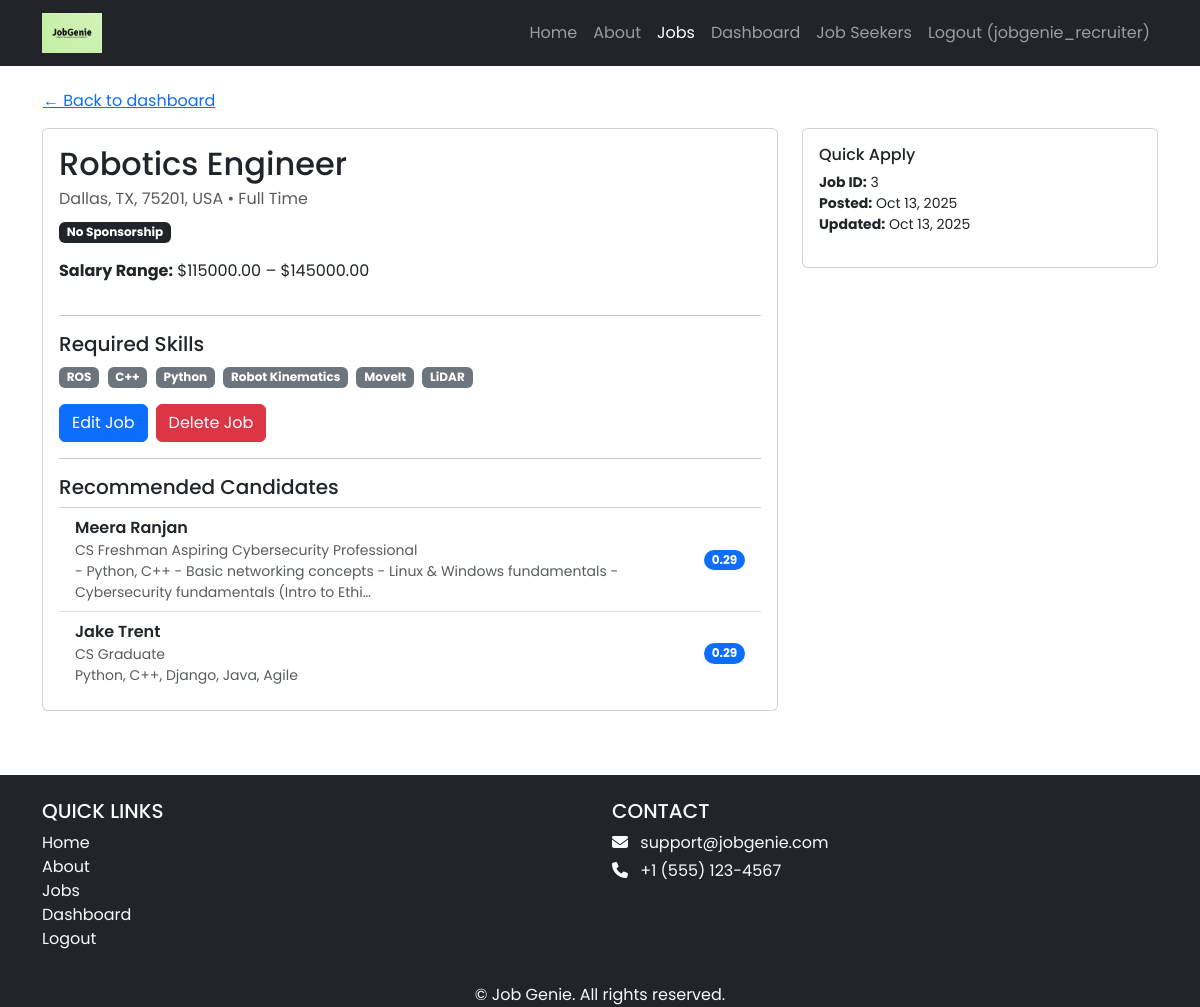
/jobs/3/ (signed in), run on an earlier commit of the app's database.
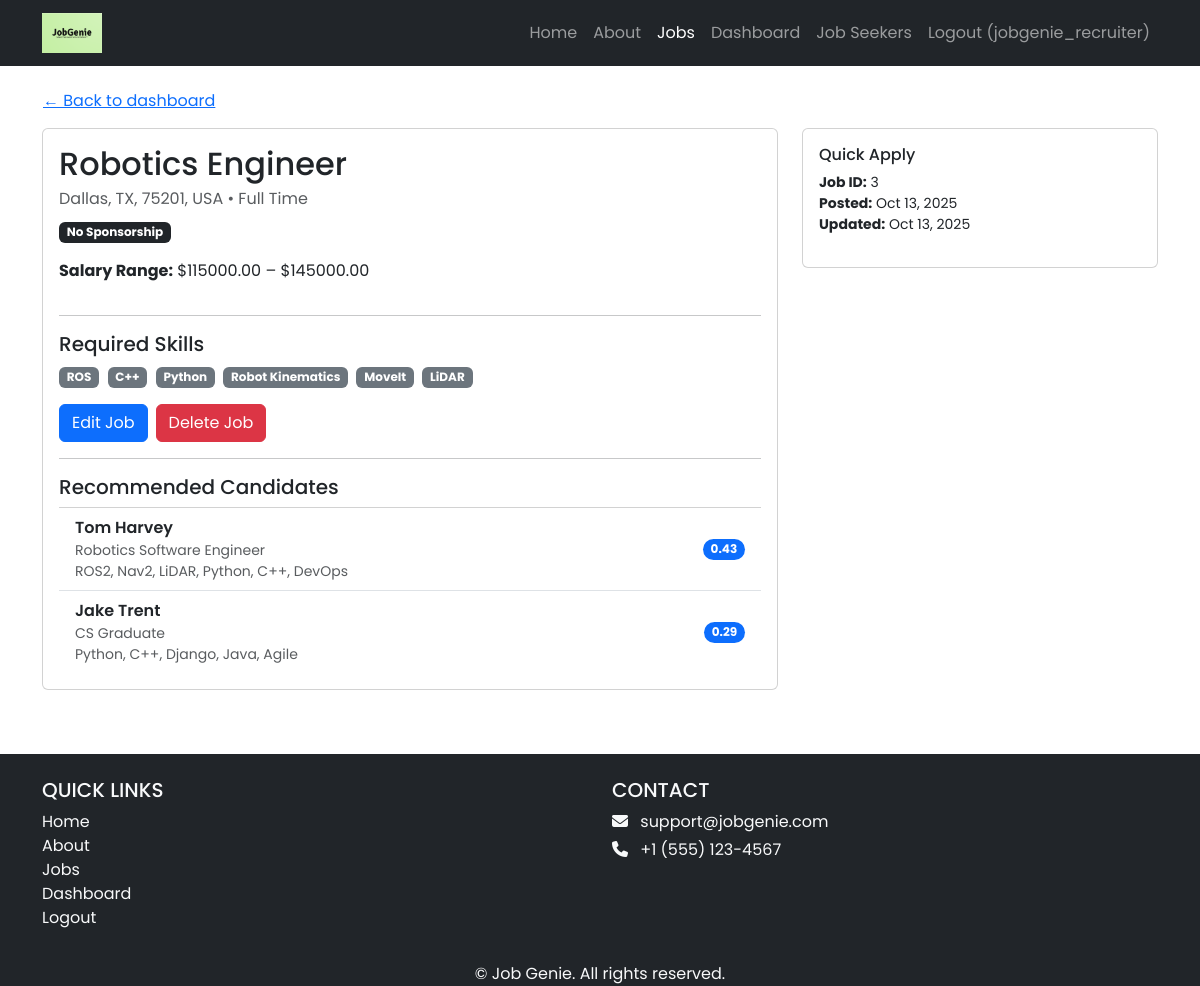
And on a later commit of the database.
### jobs/models.py (models this page shows, shortened)
class Job(models.Model):
    JOB_TYPES = [
        ('FT', 'Full Time'),
        ('PT', 'Part Time'),
        ('IN', 'Internship'),
        ('CT', 'Contractor'),
    ]
    REMOTE_TYPES = [
        ('ON', 'On-site'),
        ('RE', 'Remote'),
        ('HY', 'Hybrid'),
    ]
    SPONSORSHIP_OPT = [
        ('YES', 'Sponsorship Available'),
        ('NO', 'No Sponsorship'),
    ]
    recruiter = models.ForeignKey(
    Recruiter,
    on_delete=models.CASCADE,
    related_name="jobs",
    null=True,
    blank=True
    )
    title = models.CharField(max_length=255)
    company_name = models.CharField(max_length=255, blank=True, default="")
    skills = models.TextField(help_text="List required skills, separated by commas", blank=True, default="")
    address = models.CharField(max_length=255, blank=True, help_text="Type office location or adjust pin on map")
    city = models.CharField(max_length=100, blank=True)
    state = models.CharField(max_length=100, blank=True)
    postal_code = models.CharField(max_length=20, blank=True)
    country = models.CharField(max_length=100, blank=True)
    salary_min = models.DecimalField(max_digits=10, decimal_places=2, null=True, blank=True)
    salary_max = models.DecimalField(max_digits=10, decimal_places=2, null=True, blank=True)
    job_type = models.CharField(max_length=2, choices=JOB_TYPES)
    visa_sponsorship = models.CharField(max_length=3, choices=SPONSORSHIP_OPT, default='NO')
    remote_type = models.CharField(max_length=2, choices=REMOTE_TYPES, default='ON')
    created_at = models.DateTimeField(auto_now_add=True)
    updated_at = models.DateTimeField(auto_now=True)
    lat = models.FloatField(null=True, blank=True)
    lng = models.FloatField(null=True, blank=True)
    @property
    def skill_list(self):
        return [s.strip() for s in self.skills.split(',')] if self.skills else []
    @property
    def full_address(self):
        parts = [self.address, self.city, self.state, self.postal_code, self.country]
        return ", ".join([p for p in parts if p])
    class Meta:
        indexes = [
            models.Index(fields=['job_type']),
            models.Index(fields=['remote_type']),
            models.Index(fields=['city']),
        ]
        ordering = ['-created_at']

### profiles/models.py (models this page shows, shortened)
class JobSeekerProfile(models.Model):
    first_name = models.CharField(max_length=255, default='Unknown')
    last_name = models.CharField(max_length=255, default='Unknown')
    user = models.OneToOneField(User, on_delete=models.CASCADE)
    headline = models.CharField(max_length=255)
    skills = models.TextField()
    education = models.TextField()
    work_experience = models.TextField()
    links = models.TextField(blank=True)
    is_public = models.BooleanField(default=True)  # privacy
    address = models.CharField(max_length=255, blank=True)
    city = models.CharField(max_length=100, blank=True)
    state = models.CharField(max_length=100, blank=True)
    postal_code = models.CharField(max_length=20, blank=True)
    country = models.CharField(max_length=100, blank=True)
    lat = models.FloatField(null=True, blank=True)
    lng = models.FloatField(null=True, blank=True)

### jobs/views.py (the view)
# urls.py: path('<int:pk>/', JobDetailView.as_view(), name='job_detail'),
class JobDetailView(DetailView):
    model = Job
    template_name = 'jobs/job_detail.html'
    context_object_name = 'job'
    def get_context_data(self, **kwargs):
        ctx = super().get_context_data(**kwargs)
        if self.request.user.is_authenticated:
            ctx['application'] = Application.objects.filter(
                job=self.object, candidate=self.request.user
            ).first()
        recruiter = getattr(self.request.user, "recruiter_profile", None)
        if recruiter and self.object.recruiter_id == recruiter.id:
            ctx['job_recommendations'] = recommend_candidates_for_job(self.object, limit=5)
        return ctx

### recruiters/recommendations.py (called while the page is built)
def _tokenize_skills(raw: str) -> List[str]:
    if not raw:
        return []
    tokens: List[str] = []
    for part in raw.replace(',', ' ').split():
        token = part.strip().lower()
        if token:
            tokens.append(token)
    return tokens

def score_candidate_for_job(job, profile: JobSeekerProfile) -> float:
    job_skills = set(_tokenize_skills(getattr(job, 'skills', '')))
    candidate_skills = set(_tokenize_skills(profile.skills))
    if not job_skills or not candidate_skills:
        return 0.0
    overlap = job_skills.intersection(candidate_skills)
    base = len(overlap) / max(len(job_skills), 1)
    remote_type = getattr(job, 'remote_type', None)
    remote_bonus = 0.05 if remote_type in ('RE', 'HY') else 0.0
    return round(base + remote_bonus, 4)

def recommend_candidates_for_job(job, limit: int = 5) -> List[Tuple[JobSeekerProfile, float]]:
    candidates = JobSeekerProfile.objects.filter(is_public=True).select_related('user')
    scored: List[Tuple[JobSeekerProfile, float]] = []
    for profile in candidates:
        score = score_candidate_for_job(job, profile)
        if score > 0:
            scored.append((profile, score))
    scored.sort(key=lambda x: x[1], reverse=True)
    return scored[:limit]

### jobs/templates/jobs/job_detail.html (shortened to what this page needs)
{% extends 'base.html' %}
{% load static %}
{% block content %}
<div class="p-3">
  <div class="container">
    {% if user.is_authenticated and user.userprofile.role == 'RECRUITER' %}
      <a href="{% url 'recruiters:dashboard' %}" class="btn btn-link ps-0">← Back to dashboard</a>
    {% else %}
      <a href="{% url 'job_list' %}" class="btn btn-link ps-0">← Back to jobs</a>
    {% endif %}
    <div class="row mt-2">
      <div class="col-lg-8">
        <div class="card p-3">
          <h2 class="mb-1">{{ job.title }}</h2>
          <div class="mb-2 text-muted">
            {{ job.full_address }} • {{ job.get_job_type_display }}
          </div>
          <div class="mb-3">
            <span class="badge {% if job.visa_sponsorship == 'YES' %}bg-success{% else %}bg-dark{% endif %}">
              {{ job.get_visa_sponsorship_display }}
            </span>
          </div>
          {% if job.salary_min or job.salary_max %}
            <p><strong>Salary Range:</strong>
              ${{ job.salary_min|default:"?" }} – ${{ job.salary_max|default:"?" }}
            </p>
          {% endif %}
          <hr>
          <h5>Required Skills</h5>
          <p class="mb-0">
            {% if job.skills %}
              {% for s in job.skill_list %}
                <span class="badge bg-secondary me-1">{{ s }}</span>
              {% endfor %}
            {% else %}
              <em>Not specified.</em>
            {% endif %}
          </p>
          {% if user.is_authenticated and user.recruiter_profile == job.recruiter %}
            <div class="mt-3 d-flex gap-2">
              <a href="{% url 'job_edit' job.pk %}" class="btn btn-primary">Edit Job</a>
              <a href="{% url 'job_delete' job.pk %}" class="btn btn-danger">Delete Job</a>
            </div>
          {% endif %}
          {% if user.is_authenticated and user.recruiter_profile == job.recruiter %}
            <hr>
            <h5 class="mb-2">Recommended Candidates</h5>
            {% if job_recommendations %}
              <ul class="list-group list-group-flush">
                {% for profile, score in job_recommendations %}
                  <li class="list-group-item d-flex justify-content-between align-items-center">
                    <div>
                      <div class="fw-semibold">{{ profile.first_name }} {{ profile.last_name }}</div>
                      <div class="text-muted small">{{ profile.headline }}</div>
                      <div class="text-muted small">{{ profile.skills|truncatechars:120 }}</div>
                    </div>
                    <span class="badge bg-primary rounded-pill">{{ score|floatformat:2 }}</span>
                  </li>
                {% endfor %}
              </ul>
            {% else %}
              <p class="text-muted">No recommendations yet.</p>
            {% endif %}
          {% endif %}
        </div>
      </div>
      <div class="col-lg-4 mt-3 mt-lg-0">
        <div class="card p-3">
          <h6 class="mb-2">Quick Apply</h6>
          <ul class="list-unstyled mb-0 small">
            <li><strong>Job ID:</strong> {{ job.id }}</li>
            <li><strong>Posted:</strong> {{ job.created_at|date:"M j, Y" }}</li>
            <li><strong>Updated:</strong> {{ job.updated_at|date:"M j, Y" }}</li>
          </ul>
        </div>
      </div>
    </div>
  </div>
</div>
{% endblock content %}

### jobgenie/templates/base.html (shortened to what this page needs)
<!DOCTYPE html>
<html>
{% load static %}
<head>
    <link href="https://cdn.jsdelivr.net/npm/bootstrap@5.3.3/dist/css/bootstrap.min.css" rel="stylesheet"
>
    <link rel="stylesheet" href="https://cdnjs.cloudflare.com/ajax/libs/font-awesome/6.1.1/css/all.min.css">
    <link rel="stylesheet" type="text/css" href="{% static 'css/style.css' %}">
</head>
<body>
    <header>
        <nav class="navbar navbar-expand-lg navbar-dark bg-dark">
            <div class="container">
                <a class="navbar-brand" href="{% url 'home.index' %}">
                    <img src="{% static 'img/logo.png' %}" alt="logo" height="40" />
                </a>
                <div class="collapse navbar-collapse" id="navbarNav">
                    <ul class="navbar-nav ms-auto">
                        <li class="nav-item">
                            <a class="nav-link {% if request.resolver_match.url_name == 'home.index' %}active{% endif %}"
                                href="{% url 'home.index' %}">Home</a>
                        </li>
                        <li class="nav-item">
                            <a class="nav-link {% if request.resolver_match.url_name == 'home.about' %}active{% endif %}"
                                href="{% url 'home.about' %}">About</a>
                        </li>
                        <li class="nav-item">
                            <a class="nav-link {% if request.path|slice:':6' == '/jobs/' %}active{% endif %}" href="{% url 'job_list' %}">Jobs</a>
                        </li>
                        {% if user.is_authenticated %}
                            {% if user.userprofile.role == "JOB_SEEKER" %}
                                <li class="nav-item">
                                    <a class="nav-link {% if request.resolver_match.url_name == 'profiles:view_profile' %}active{% endif %}"
                                        href="{% url 'profiles:view_profile' %}">My Profile</a>
                                </li>
                                <li class="nav-item">
                                    <a class="nav-link {% if request.resolver_match.url_name == 'my_applications' %}active{% endif %}"
                                        href="{% url 'my_applications' %}">My Applications</a>
                                </li>
                            {% elif user.userprofile.role == "RECRUITER" %}
                                <li class="nav-item">
                                    <a class="nav-link {% if request.resolver_match.url_name == 'recruiters:dashboard' %}active{% endif %}"
                                        href="{% url 'recruiters:dashboard' %}">Dashboard</a>
                                </li>
                                <li class="nav-item">
                                    <a class="nav-link {% if request.path|slice:':18' == '/profiles/jobseekers/' %}active{% endif %}"
                                        href="{% url 'profiles:jobseeker_list' %}">Job Seekers</a>
                                </li>
                            {% else %}
                                <li class="nav-item">
                                    <a class="nav-link" href="{% url 'accounts.signup' %}">Complete Profile</a>
                                </li>
                            {% endif %}
                            <li class="nav-item">
                                <a class="nav-link" href="{% url 'accounts.logout' %}">Logout ({{ user.username }})</a>
                            </li>
                        {% endif %}
                    </ul>
                </div>
            </div>
        </nav>
    </header>
    <div>
        {% block content %}
        {% endblock content %}
    </div>
    <footer class="bg-dark text-light pt-4 mt-5">
        <div class="container text-center">
            <div class="row text-center text-md-start">
                <div class="col-md-6 mb-3">
                    <h5 class="text-uppercase">Quick Links</h5>
                    <ul class="list-unstyled">
                    <li><a href="{% url 'home.index' %}" class="text-light text-decoration-none">Home</a></li>
                    <li><a href="{% url 'home.about' %}" class="text-light text-decoration-none">About</a></li>
                    <li><a href="{% url 'job_list' %}" class="text-light text-decoration-none">Jobs</a></li>
                    {% if user.is_authenticated %}
                        {% if user.userprofile.role == "JOB_SEEKER" %}
                            <li><a href="{% url 'profiles:view_profile' %}" class="text-light text-decoration-none">My Profile</a></li>
                        {% elif user.userprofile.role == "RECRUITER" %}
                            <li><a href="{% url 'recruiters:dashboard' %}" class="text-light text-decoration-none">Dashboard</a></li>
                        {% endif %}
                        <li><a href="{% url 'accounts.logout' %}" class="text-light text-decoration-none">Logout</a></li>
                    {% else %}
                        <li><a href="{% url 'accounts.login' %}" class="text-light text-decoration-none">Login</a></li>
                        <li><a href="{% url 'accounts.signup' %}" class="text-light text-decoration-none">Sign Up</a>
                        </li>
                        {% endif %}
                    </ul>
                </div>
                <div class="col-md-6 mb-3">
                    <h5 class="text-uppercase">Contact</h5>
                    <p class="mb-1"><i class="fas fa-envelope me-2"></i> support@jobgenie.com</p>
                    <p class="mb-1"><i class="fas fa-phone me-2"></i> +1 (555) 123-4567</p>
                </div>
            </div>
            <p class="mb-0">&copy; {{ now|date:"Y" }} Job Genie. All rights reserved.</p>
        </div>
    </footer>
</body>
</html>

### jobgenie/static/css/style.css (style rules this page uses)
body { font-family: 'Poppins', sans-serif; }
.navbar-brand { font-size: 1.4rem; letter-spacing: 1px; }

What changed in the data, as far as the page shows it:
removed JobSeekerProfile: first_name "Meera", last_name "Ranjan", headline "CS Freshman Aspiring Cybersecurity Professional", skills "- Python, C++ - Basic networking concepts - Linux & Windows fundamentals - Cybersecurity fundamentals (Intro to Ethi…", score "0.29"
added JobSeekerProfile: first_name "Tom", last_name "Harvey", headline "Robotics Software Engineer", skills "ROS2, Nav2, LiDAR, Python, C++, DevOps", score "0.43"
